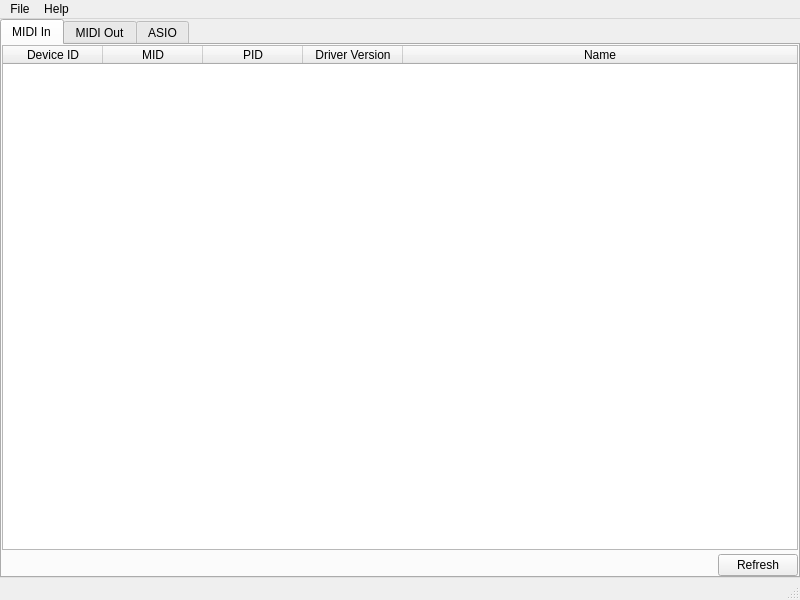
<?xml version="1.0" encoding="UTF-8"?>
<ui version="4.0">
 <class>LTMainWindow</class>
 <widget class="QMainWindow" name="LTMainWindow">
  <property name="geometry">
   <rect>
    <x>0</x>
    <y>0</y>
    <width>800</width>
    <height>600</height>
   </rect>
  </property>
  <property name="sizePolicy">
   <sizepolicy hsizetype="Minimum" vsizetype="Minimum">
    <horstretch>0</horstretch>
    <verstretch>0</verstretch>
   </sizepolicy>
  </property>
  <property name="windowTitle">
   <string>MainWindow</string>
  </property>
  <widget class="QWidget" name="centralwidget">
   <layout class="QVBoxLayout" name="verticalLayout">
    <property name="spacing">
     <number>0</number>
    </property>
    <property name="leftMargin">
     <number>0</number>
    </property>
    <property name="topMargin">
     <number>0</number>
    </property>
    <property name="rightMargin">
     <number>0</number>
    </property>
    <property name="bottomMargin">
     <number>0</number>
    </property>
    <item>
     <widget class="QTabWidget" name="tabBar">
      <property name="currentIndex">
       <number>0</number>
      </property>
      <widget class="QWidget" name="midiInTab">
       <property name="sizePolicy">
        <sizepolicy hsizetype="MinimumExpanding" vsizetype="MinimumExpanding">
         <horstretch>0</horstretch>
         <verstretch>0</verstretch>
        </sizepolicy>
       </property>
       <attribute name="title">
        <string>MIDI In</string>
       </attribute>
       <layout class="QVBoxLayout" name="verticalLayout_2">
        <property name="spacing">
         <number>4</number>
        </property>
        <property name="leftMargin">
         <number>0</number>
        </property>
        <property name="topMargin">
         <number>0</number>
        </property>
        <property name="rightMargin">
         <number>0</number>
        </property>
        <property name="bottomMargin">
         <number>0</number>
        </property>
        <item>
         <widget class="QTableWidget" name="midiInTable">
          <property name="sizePolicy">
           <sizepolicy hsizetype="Minimum" vsizetype="MinimumExpanding">
            <horstretch>0</horstretch>
            <verstretch>0</verstretch>
           </sizepolicy>
          </property>
          <property name="alternatingRowColors">
           <bool>true</bool>
          </property>
          <property name="sortingEnabled">
           <bool>true</bool>
          </property>
          <property name="columnCount">
           <number>5</number>
          </property>
          <attribute name="horizontalHeaderStretchLastSection">
           <bool>true</bool>
          </attribute>
          <attribute name="verticalHeaderVisible">
           <bool>false</bool>
          </attribute>
          <column>
           <property name="text">
            <string>Device ID</string>
           </property>
          </column>
          <column>
           <property name="text">
            <string>MID</string>
           </property>
          </column>
          <column>
           <property name="text">
            <string>PID</string>
           </property>
          </column>
          <column>
           <property name="text">
            <string>Driver Version</string>
           </property>
          </column>
          <column>
           <property name="text">
            <string>Name</string>
           </property>
          </column>
         </widget>
        </item>
        <item>
         <layout class="QHBoxLayout" name="horizontalLayout_2">
          <item>
           <spacer name="horizontalSpacer">
            <property name="orientation">
             <enum>Qt::Horizontal</enum>
            </property>
            <property name="sizeHint" stdset="0">
             <size>
              <width>40</width>
              <height>20</height>
             </size>
            </property>
           </spacer>
          </item>
          <item>
           <widget class="QPushButton" name="midiInRefreshButton">
            <property name="sizePolicy">
             <sizepolicy hsizetype="Minimum" vsizetype="Minimum">
              <horstretch>0</horstretch>
              <verstretch>0</verstretch>
             </sizepolicy>
            </property>
            <property name="text">
             <string>Refresh</string>
            </property>
           </widget>
          </item>
         </layout>
        </item>
       </layout>
      </widget>
      <widget class="QWidget" name="midiOutTab">
       <property name="sizePolicy">
        <sizepolicy hsizetype="Minimum" vsizetype="MinimumExpanding">
         <horstretch>0</horstretch>
         <verstretch>0</verstretch>
        </sizepolicy>
       </property>
       <attribute name="title">
        <string>MIDI Out</string>
       </attribute>
       <layout class="QVBoxLayout" name="verticalLayout_5">
        <property name="spacing">
         <number>4</number>
        </property>
        <property name="leftMargin">
         <number>0</number>
        </property>
        <property name="topMargin">
         <number>0</number>
        </property>
        <property name="rightMargin">
         <number>0</number>
        </property>
        <property name="bottomMargin">
         <number>0</number>
        </property>
        <item>
         <widget class="QTableWidget" name="midiOutTable">
          <property name="sizePolicy">
           <sizepolicy hsizetype="Minimum" vsizetype="MinimumExpanding">
            <horstretch>0</horstretch>
            <verstretch>0</verstretch>
           </sizepolicy>
          </property>
          <property name="alternatingRowColors">
           <bool>true</bool>
          </property>
          <property name="sortingEnabled">
           <bool>true</bool>
          </property>
          <attribute name="horizontalHeaderStretchLastSection">
           <bool>true</bool>
          </attribute>
          <attribute name="verticalHeaderVisible">
           <bool>false</bool>
          </attribute>
          <column>
           <property name="text">
            <string>Device ID</string>
           </property>
          </column>
          <column>
           <property name="text">
            <string>MID</string>
           </property>
          </column>
          <column>
           <property name="text">
            <string>PID</string>
           </property>
          </column>
          <column>
           <property name="text">
            <string>Driver Version</string>
           </property>
          </column>
          <column>
           <property name="text">
            <string>Technology</string>
           </property>
          </column>
          <column>
           <property name="text">
            <string>Voices</string>
           </property>
          </column>
          <column>
           <property name="text">
            <string>Notes</string>
           </property>
          </column>
          <column>
           <property name="text">
            <string>Channel Mask</string>
           </property>
          </column>
          <column>
           <property name="text">
            <string>Name</string>
           </property>
          </column>
         </widget>
        </item>
        <item>
         <layout class="QHBoxLayout" name="horizontalLayout_3">
          <item>
           <spacer name="horizontalSpacer_2">
            <property name="orientation">
             <enum>Qt::Horizontal</enum>
            </property>
            <property name="sizeHint" stdset="0">
             <size>
              <width>40</width>
              <height>20</height>
             </size>
            </property>
           </spacer>
          </item>
          <item>
           <widget class="QPushButton" name="midiOutRefreshButton">
            <property name="sizePolicy">
             <sizepolicy hsizetype="Minimum" vsizetype="Minimum">
              <horstretch>0</horstretch>
              <verstretch>0</verstretch>
             </sizepolicy>
            </property>
            <property name="text">
             <string>Refresh</string>
            </property>
           </widget>
          </item>
         </layout>
        </item>
       </layout>
      </widget>
      <widget class="QWidget" name="asioTab">
       <attribute name="title">
        <string>ASIO</string>
       </attribute>
       <layout class="QVBoxLayout" name="verticalLayout_6">
        <item>
         <layout class="QHBoxLayout" name="horizontalLayout_4">
          <item>
           <spacer name="horizontalSpacer_3">
            <property name="orientation">
             <enum>Qt::Horizontal</enum>
            </property>
            <property name="sizeHint" stdset="0">
             <size>
              <width>40</width>
              <height>20</height>
             </size>
            </property>
           </spacer>
          </item>
          <item>
           <widget class="QComboBox" name="asioDeviceListComboBox">
            <property name="sizePolicy">
             <sizepolicy hsizetype="MinimumExpanding" vsizetype="Minimum">
              <horstretch>0</horstretch>
              <verstretch>0</verstretch>
             </sizepolicy>
            </property>
           </widget>
          </item>
         </layout>
        </item>
        <item>
         <layout class="QGridLayout" name="gridLayout">
          <item row="2" column="0">
           <widget class="QLabel" name="minSizeLabel">
            <property name="sizePolicy">
             <sizepolicy hsizetype="MinimumExpanding" vsizetype="Minimum">
              <horstretch>0</horstretch>
              <verstretch>0</verstretch>
             </sizepolicy>
            </property>
            <property name="text">
             <string>Min Size</string>
            </property>
            <property name="alignment">
             <set>Qt::AlignRight|Qt::AlignTrailing|Qt::AlignVCenter</set>
            </property>
           </widget>
          </item>
          <item row="3" column="0">
           <widget class="QLabel" name="maxSizeLabel">
            <property name="sizePolicy">
             <sizepolicy hsizetype="MinimumExpanding" vsizetype="Minimum">
              <horstretch>0</horstretch>
              <verstretch>0</verstretch>
             </sizepolicy>
            </property>
            <property name="text">
             <string>Max Size</string>
            </property>
            <property name="alignment">
             <set>Qt::AlignRight|Qt::AlignTrailing|Qt::AlignVCenter</set>
            </property>
           </widget>
          </item>
          <item row="4" column="0">
           <widget class="QLabel" name="PreferredSizeLabel">
            <property name="sizePolicy">
             <sizepolicy hsizetype="MinimumExpanding" vsizetype="Minimum">
              <horstretch>0</horstretch>
              <verstretch>0</verstretch>
             </sizepolicy>
            </property>
            <property name="text">
             <string>Preferred Size</string>
            </property>
            <property name="alignment">
             <set>Qt::AlignRight|Qt::AlignTrailing|Qt::AlignVCenter</set>
            </property>
           </widget>
          </item>
          <item row="7" column="0">
           <widget class="QLabel" name="outputLatencyLabel">
            <property name="sizePolicy">
             <sizepolicy hsizetype="MinimumExpanding" vsizetype="Minimum">
              <horstretch>0</horstretch>
              <verstretch>0</verstretch>
             </sizepolicy>
            </property>
            <property name="text">
             <string>Output Latency</string>
            </property>
            <property name="alignment">
             <set>Qt::AlignRight|Qt::AlignTrailing|Qt::AlignVCenter</set>
            </property>
           </widget>
          </item>
          <item row="5" column="0">
           <widget class="QLabel" name="granularityLabel">
            <property name="sizePolicy">
             <sizepolicy hsizetype="MinimumExpanding" vsizetype="Minimum">
              <horstretch>0</horstretch>
              <verstretch>0</verstretch>
             </sizepolicy>
            </property>
            <property name="text">
             <string>Granularity</string>
            </property>
            <property name="alignment">
             <set>Qt::AlignRight|Qt::AlignTrailing|Qt::AlignVCenter</set>
            </property>
           </widget>
          </item>
          <item row="8" column="0">
           <widget class="QLabel" name="sampleRateLabel">
            <property name="sizePolicy">
             <sizepolicy hsizetype="MinimumExpanding" vsizetype="Minimum">
              <horstretch>0</horstretch>
              <verstretch>0</verstretch>
             </sizepolicy>
            </property>
            <property name="text">
             <string>Sample Rate</string>
            </property>
            <property name="alignment">
             <set>Qt::AlignRight|Qt::AlignTrailing|Qt::AlignVCenter</set>
            </property>
           </widget>
          </item>
          <item row="6" column="0">
           <widget class="QLabel" name="inputLatencyLabel">
            <property name="sizePolicy">
             <sizepolicy hsizetype="MinimumExpanding" vsizetype="Minimum">
              <horstretch>0</horstretch>
              <verstretch>0</verstretch>
             </sizepolicy>
            </property>
            <property name="text">
             <string>Input Latency</string>
            </property>
            <property name="alignment">
             <set>Qt::AlignRight|Qt::AlignTrailing|Qt::AlignVCenter</set>
            </property>
           </widget>
          </item>
          <item row="2" column="1">
           <widget class="QLabel" name="minSizeValueLabel">
            <property name="sizePolicy">
             <sizepolicy hsizetype="Minimum" vsizetype="Minimum">
              <horstretch>0</horstretch>
              <verstretch>0</verstretch>
             </sizepolicy>
            </property>
            <property name="text">
             <string/>
            </property>
            <property name="alignment">
             <set>Qt::AlignRight|Qt::AlignTrailing|Qt::AlignVCenter</set>
            </property>
           </widget>
          </item>
          <item row="1" column="1">
           <widget class="QLabel" name="outputChannelsValueLabel">
            <property name="sizePolicy">
             <sizepolicy hsizetype="Minimum" vsizetype="Minimum">
              <horstretch>0</horstretch>
              <verstretch>0</verstretch>
             </sizepolicy>
            </property>
            <property name="text">
             <string/>
            </property>
            <property name="alignment">
             <set>Qt::AlignRight|Qt::AlignTrailing|Qt::AlignVCenter</set>
            </property>
           </widget>
          </item>
          <item row="6" column="1">
           <widget class="QLabel" name="inputLatencyValueLabel">
            <property name="sizePolicy">
             <sizepolicy hsizetype="Minimum" vsizetype="Minimum">
              <horstretch>0</horstretch>
              <verstretch>0</verstretch>
             </sizepolicy>
            </property>
            <property name="text">
             <string/>
            </property>
            <property name="alignment">
             <set>Qt::AlignRight|Qt::AlignTrailing|Qt::AlignVCenter</set>
            </property>
           </widget>
          </item>
          <item row="3" column="1">
           <widget class="QLabel" name="maxSizeValueLabel">
            <property name="sizePolicy">
             <sizepolicy hsizetype="Minimum" vsizetype="Minimum">
              <horstretch>0</horstretch>
              <verstretch>0</verstretch>
             </sizepolicy>
            </property>
            <property name="text">
             <string/>
            </property>
            <property name="alignment">
             <set>Qt::AlignRight|Qt::AlignTrailing|Qt::AlignVCenter</set>
            </property>
           </widget>
          </item>
          <item row="4" column="1">
           <widget class="QLabel" name="preferredSizeValueLabel">
            <property name="sizePolicy">
             <sizepolicy hsizetype="Minimum" vsizetype="Minimum">
              <horstretch>0</horstretch>
              <verstretch>0</verstretch>
             </sizepolicy>
            </property>
            <property name="text">
             <string/>
            </property>
            <property name="alignment">
             <set>Qt::AlignRight|Qt::AlignTrailing|Qt::AlignVCenter</set>
            </property>
           </widget>
          </item>
          <item row="5" column="1">
           <widget class="QLabel" name="granularityValueLabel">
            <property name="sizePolicy">
             <sizepolicy hsizetype="Minimum" vsizetype="Minimum">
              <horstretch>0</horstretch>
              <verstretch>0</verstretch>
             </sizepolicy>
            </property>
            <property name="text">
             <string/>
            </property>
            <property name="alignment">
             <set>Qt::AlignRight|Qt::AlignTrailing|Qt::AlignVCenter</set>
            </property>
           </widget>
          </item>
          <item row="9" column="1">
           <spacer name="verticalSpacer">
            <property name="orientation">
             <enum>Qt::Vertical</enum>
            </property>
            <property name="sizeHint" stdset="0">
             <size>
              <width>20</width>
              <height>40</height>
             </size>
            </property>
           </spacer>
          </item>
          <item row="7" column="1">
           <widget class="QLabel" name="outputLatencyValueLabel">
            <property name="sizePolicy">
             <sizepolicy hsizetype="Minimum" vsizetype="Minimum">
              <horstretch>0</horstretch>
              <verstretch>0</verstretch>
             </sizepolicy>
            </property>
            <property name="text">
             <string/>
            </property>
            <property name="alignment">
             <set>Qt::AlignRight|Qt::AlignTrailing|Qt::AlignVCenter</set>
            </property>
           </widget>
          </item>
          <item row="1" column="0">
           <widget class="QLabel" name="outputChannelsLabel">
            <property name="sizePolicy">
             <sizepolicy hsizetype="MinimumExpanding" vsizetype="Minimum">
              <horstretch>0</horstretch>
              <verstretch>0</verstretch>
             </sizepolicy>
            </property>
            <property name="text">
             <string>Output Channels</string>
            </property>
            <property name="alignment">
             <set>Qt::AlignRight|Qt::AlignTrailing|Qt::AlignVCenter</set>
            </property>
           </widget>
          </item>
          <item row="0" column="1">
           <widget class="QLabel" name="inputChannelsValueLabel">
            <property name="sizePolicy">
             <sizepolicy hsizetype="Minimum" vsizetype="Minimum">
              <horstretch>0</horstretch>
              <verstretch>0</verstretch>
             </sizepolicy>
            </property>
            <property name="text">
             <string/>
            </property>
            <property name="alignment">
             <set>Qt::AlignRight|Qt::AlignTrailing|Qt::AlignVCenter</set>
            </property>
           </widget>
          </item>
          <item row="0" column="0">
           <widget class="QLabel" name="inputChannelsLabel">
            <property name="sizePolicy">
             <sizepolicy hsizetype="MinimumExpanding" vsizetype="Minimum">
              <horstretch>0</horstretch>
              <verstretch>0</verstretch>
             </sizepolicy>
            </property>
            <property name="text">
             <string>Input Channels</string>
            </property>
            <property name="alignment">
             <set>Qt::AlignRight|Qt::AlignTrailing|Qt::AlignVCenter</set>
            </property>
           </widget>
          </item>
          <item row="8" column="1">
           <widget class="QLabel" name="sampleRateValueLabel">
            <property name="sizePolicy">
             <sizepolicy hsizetype="Minimum" vsizetype="Minimum">
              <horstretch>0</horstretch>
              <verstretch>0</verstretch>
             </sizepolicy>
            </property>
            <property name="text">
             <string/>
            </property>
            <property name="alignment">
             <set>Qt::AlignRight|Qt::AlignTrailing|Qt::AlignVCenter</set>
            </property>
           </widget>
          </item>
         </layout>
        </item>
       </layout>
      </widget>
     </widget>
    </item>
   </layout>
  </widget>
  <widget class="QMenuBar" name="menubar">
   <property name="geometry">
    <rect>
     <x>0</x>
     <y>0</y>
     <width>800</width>
     <height>17</height>
    </rect>
   </property>
   <widget class="QMenu" name="menuFile">
    <property name="title">
     <string>File</string>
    </property>
   </widget>
   <widget class="QMenu" name="menuHelp">
    <property name="title">
     <string>Help</string>
    </property>
   </widget>
   <addaction name="menuFile"/>
   <addaction name="menuHelp"/>
  </widget>
  <widget class="QStatusBar" name="mainWindowStatusBar"/>
 </widget>
 <resources/>
 <connections/>
</ui>
